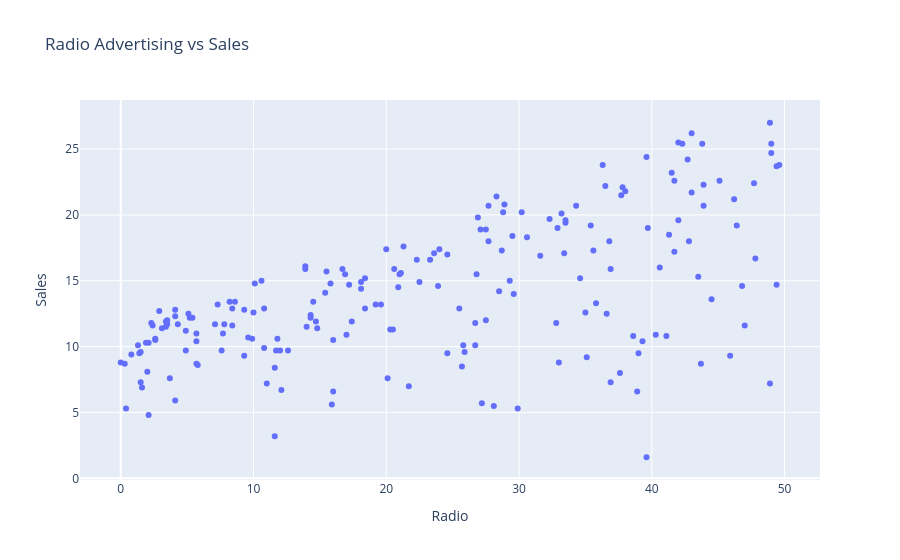

The cell this chart's notebook holds for it:
### Code cell
fig = px.scatter(
    df,
    x="Radio",
    y="Sales",
    title="Radio Advertising vs Sales"
)

fig.show()

### Figure 1 — Plotly figure (JSON) as saved in the notebook; plotly's stock layout.template omitted (floating-point values rounded to 4 significant figures; data arrays with more than 128 entries replaced by an {"elided": "..."} marker saying what was removed)
{"data": [{"hovertemplate": "Radio=%{x}<br>Sales=%{y}<extra></extra>", "legendgroup": "", "marker": {"color": "#636efa", "symbol": "circle"}, "mode": "markers", "name": "", "orientation": "v", "showlegend": false, "type": "scatter", "x": {"elided": "200 float values"}, "xaxis": "x", "y": {"elided": "200 float values"}, "yaxis": "y"}], "layout": {"legend": {"tracegroupgap": 0}, "title": {"text": "Radio Advertising vs Sales"}, "xaxis": {"anchor": "y", "domain": [0, 1], "title": {"text": "Radio"}}, "yaxis": {"anchor": "x", "domain": [0, 1], "title": {"text": "Sales"}}}}
